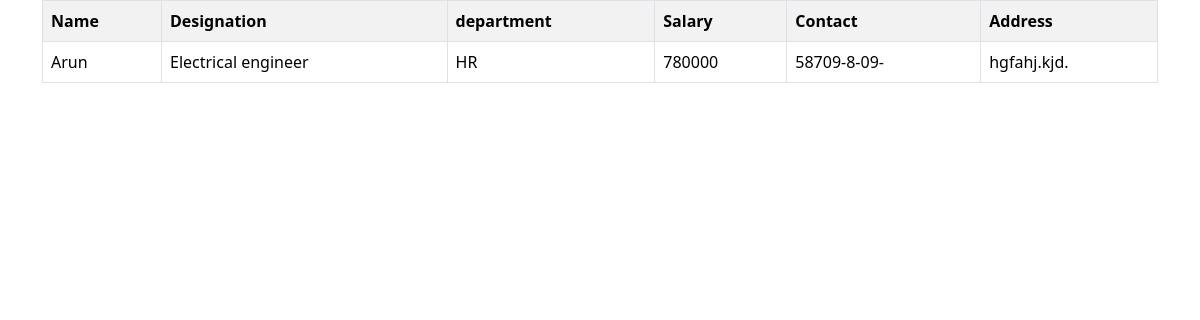
The app's page /employee/6 with its own data.
### myapp/models.py (models this page shows)
class employee(models.Model):
    name=models.CharField(max_length=200)
    designation=models.CharField(max_length=200)
    department=models.CharField(max_length=200)
    salary=models.PositiveIntegerField()
    contact=models.CharField(max_length=200)
    address=models.CharField(max_length=200)

### myapp/views.py (the view)
# urls.py: path('employee/<int:pk>',views.EmployeeDetailView.as_view(),name="employee_detail"),
class EmployeeDetailView(View):
    def get(self,request,*args,**kwargs):
        id=kwargs.get("pk")
        qs=employee.objects.get(id=id)
        return render(request,"emp_detail.html",{"employee":qs})

### myapp/Templates/emp_detail.html
{%extends 'base.html'%}
{%block main_block%}
    <div class="container">
        <div class="row">
            <div class="col-12">
                <table class="table table-striped table-bordered">
                    <tr>
                        <th>Name</th>
                        <th>Designation</th>
                        <th>department</th>
                        <th>Salary</th>
                        <th>Contact</th>
                        <th>Address</th>
                    </tr>
                    <tr>
                <td>{{employee.name}}</td>
                <td>{{employee.designation}}</td>
                <td>{{employee.department}}</td>
                <td>{{employee.salary}}</td>
                <td>{{employee.contact}}</td>
                <td>{{employee.address}}</td>
               </tr>
            </div>
        </div>
    </div>
{%endblock%}

### records on screen
employee: name "Arun", designation "Electrical engineer", department "HR", salary "780000", contact "58709-8-09-", address "hgfahj.kjd."
